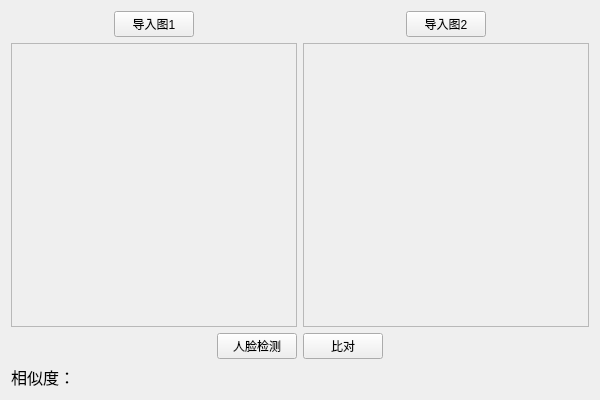
<?xml version="1.0" encoding="UTF-8"?>
<ui version="4.0">
 <class>MainWindowClass</class>
 <widget class="QMainWindow" name="MainWindowClass">
  <property name="geometry">
   <rect>
    <x>0</x>
    <y>0</y>
    <width>600</width>
    <height>400</height>
   </rect>
  </property>
  <property name="windowTitle">
   <string>基于SeetaFace1.0的人脸识别</string>
  </property>
  <widget class="QWidget" name="centralWidget">
   <layout class="QGridLayout" name="gridLayout">
    <item row="0" column="0">
     <layout class="QVBoxLayout" name="verticalLayout">
      <item>
       <layout class="QHBoxLayout" name="horizontalLayout_2">
        <item>
         <spacer name="horizontalSpacer">
          <property name="orientation">
           <enum>Qt::Horizontal</enum>
          </property>
          <property name="sizeHint" stdset="0">
           <size>
            <width>40</width>
            <height>20</height>
           </size>
          </property>
         </spacer>
        </item>
        <item>
         <widget class="QPushButton" name="importFace1Button">
          <property name="text">
           <string>导入图1</string>
          </property>
         </widget>
        </item>
        <item>
         <spacer name="horizontalSpacer_2">
          <property name="orientation">
           <enum>Qt::Horizontal</enum>
          </property>
          <property name="sizeHint" stdset="0">
           <size>
            <width>40</width>
            <height>20</height>
           </size>
          </property>
         </spacer>
        </item>
       </layout>
      </item>
      <item>
       <widget class="QScrollArea" name="scrollArea">
        <property name="widgetResizable">
         <bool>true</bool>
        </property>
        <widget class="QWidget" name="scrollAreaWidgetContents">
         <property name="geometry">
          <rect>
           <x>0</x>
           <y>0</y>
           <width>282</width>
           <height>269</height>
          </rect>
         </property>
         <layout class="QGridLayout" name="gridLayout_3">
          <item row="0" column="0">
           <widget class="QLabel" name="face1Label">
            <property name="text">
             <string/>
            </property>
           </widget>
          </item>
         </layout>
        </widget>
       </widget>
      </item>
     </layout>
    </item>
    <item row="0" column="1">
     <layout class="QVBoxLayout" name="verticalLayout_2">
      <item>
       <layout class="QHBoxLayout" name="horizontalLayout_3">
        <item>
         <spacer name="horizontalSpacer_3">
          <property name="orientation">
           <enum>Qt::Horizontal</enum>
          </property>
          <property name="sizeHint" stdset="0">
           <size>
            <width>40</width>
            <height>20</height>
           </size>
          </property>
         </spacer>
        </item>
        <item>
         <widget class="QPushButton" name="importFace2Button">
          <property name="text">
           <string>导入图2</string>
          </property>
         </widget>
        </item>
        <item>
         <spacer name="horizontalSpacer_4">
          <property name="orientation">
           <enum>Qt::Horizontal</enum>
          </property>
          <property name="sizeHint" stdset="0">
           <size>
            <width>40</width>
            <height>20</height>
           </size>
          </property>
         </spacer>
        </item>
       </layout>
      </item>
      <item>
       <widget class="QScrollArea" name="scrollArea_2">
        <property name="widgetResizable">
         <bool>true</bool>
        </property>
        <widget class="QWidget" name="scrollAreaWidgetContents_2">
         <property name="geometry">
          <rect>
           <x>0</x>
           <y>0</y>
           <width>281</width>
           <height>269</height>
          </rect>
         </property>
         <layout class="QGridLayout" name="gridLayout_2">
          <item row="0" column="0">
           <widget class="QLabel" name="face2Label">
            <property name="text">
             <string/>
            </property>
           </widget>
          </item>
         </layout>
        </widget>
       </widget>
      </item>
     </layout>
    </item>
    <item row="1" column="0" colspan="2">
     <layout class="QHBoxLayout" name="horizontalLayout_4">
      <item>
       <spacer name="horizontalSpacer_6">
        <property name="orientation">
         <enum>Qt::Horizontal</enum>
        </property>
        <property name="sizeHint" stdset="0">
         <size>
          <width>40</width>
          <height>20</height>
         </size>
        </property>
       </spacer>
      </item>
      <item>
       <widget class="QPushButton" name="faceAlignmentButton">
        <property name="text">
         <string>人脸检测</string>
        </property>
       </widget>
      </item>
      <item>
       <widget class="QPushButton" name="faceDetectionButton">
        <property name="text">
         <string>比对</string>
        </property>
       </widget>
      </item>
      <item>
       <spacer name="horizontalSpacer_5">
        <property name="orientation">
         <enum>Qt::Horizontal</enum>
        </property>
        <property name="sizeHint" stdset="0">
         <size>
          <width>40</width>
          <height>20</height>
         </size>
        </property>
       </spacer>
      </item>
     </layout>
    </item>
    <item row="2" column="0">
     <layout class="QHBoxLayout" name="horizontalLayout_5">
      <item>
       <layout class="QHBoxLayout" name="horizontalLayout">
        <item>
         <widget class="QLabel" name="similarityLabel">
          <property name="font">
           <font>
            <pointsize>12</pointsize>
           </font>
          </property>
          <property name="text">
           <string>相似度：</string>
          </property>
         </widget>
        </item>
       </layout>
      </item>
     </layout>
    </item>
   </layout>
  </widget>
 </widget>
 <layoutdefault spacing="6" margin="11"/>
 <resources>
  <include location="MainWindow.qrc"/>
 </resources>
 <connections/>
</ui>
